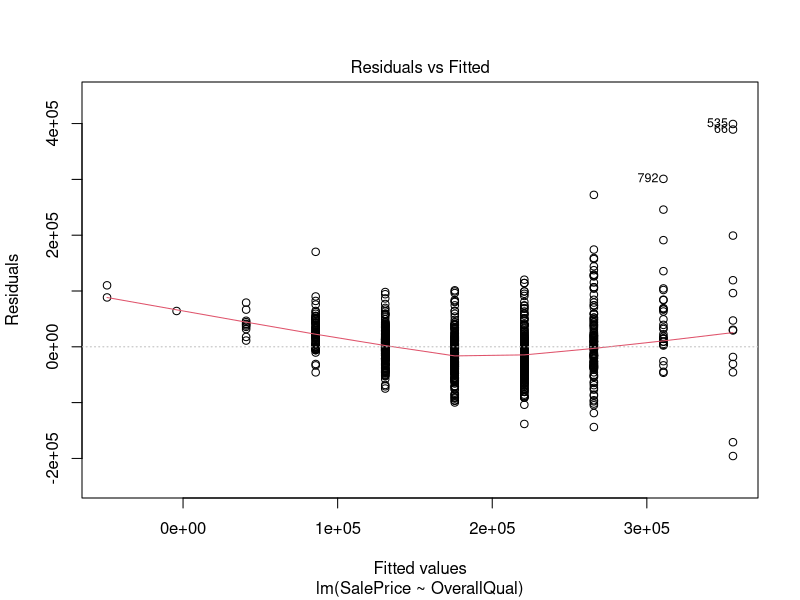
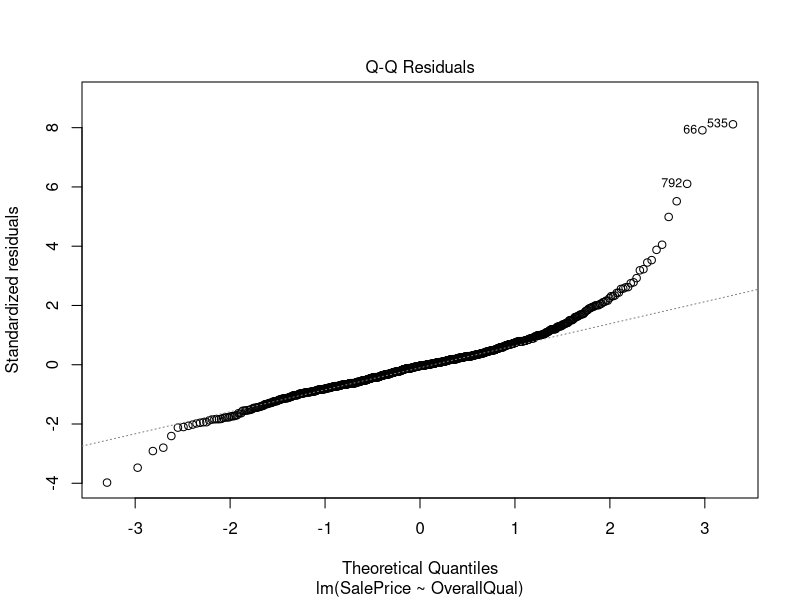
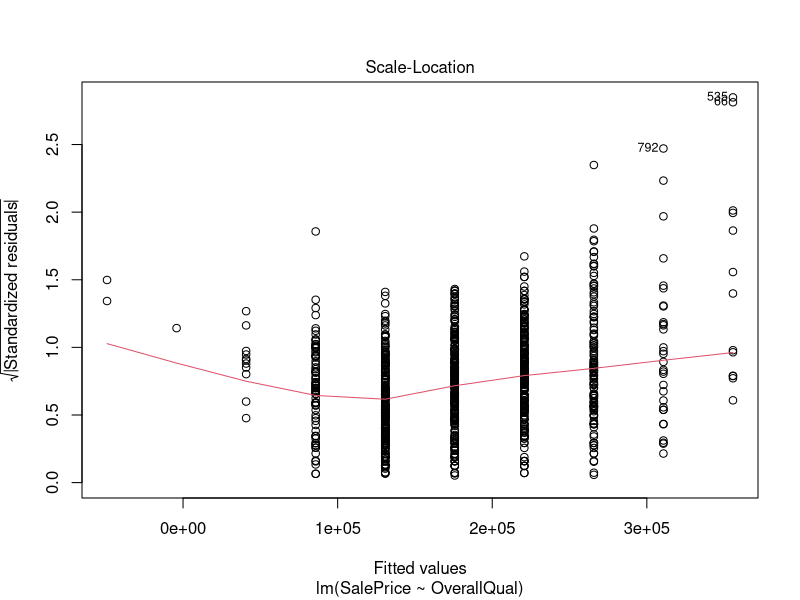
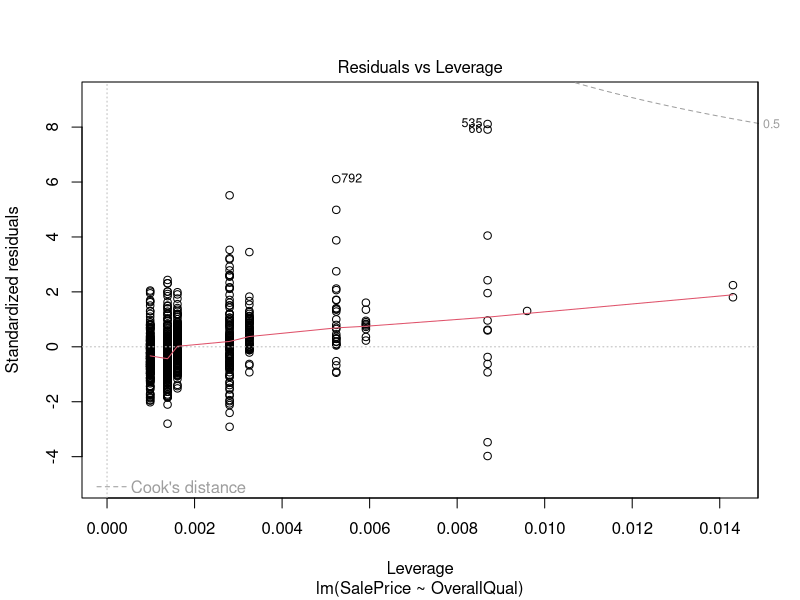
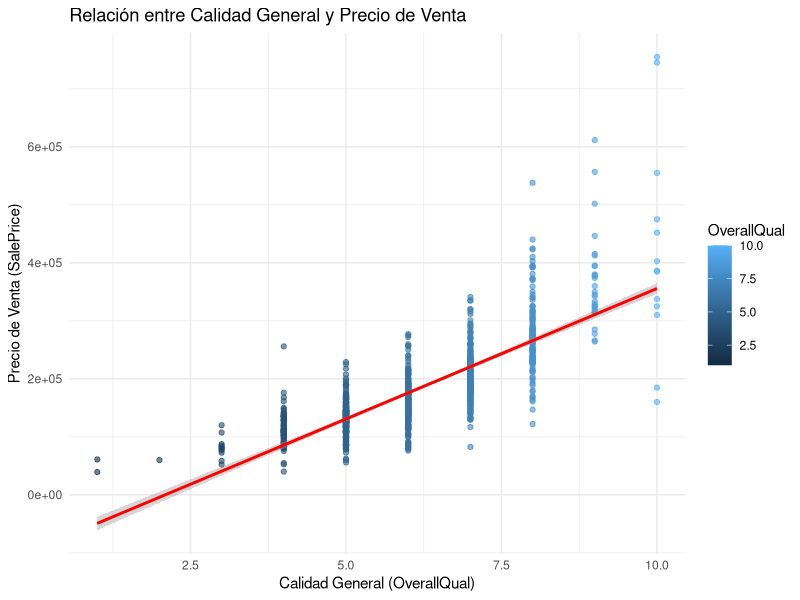
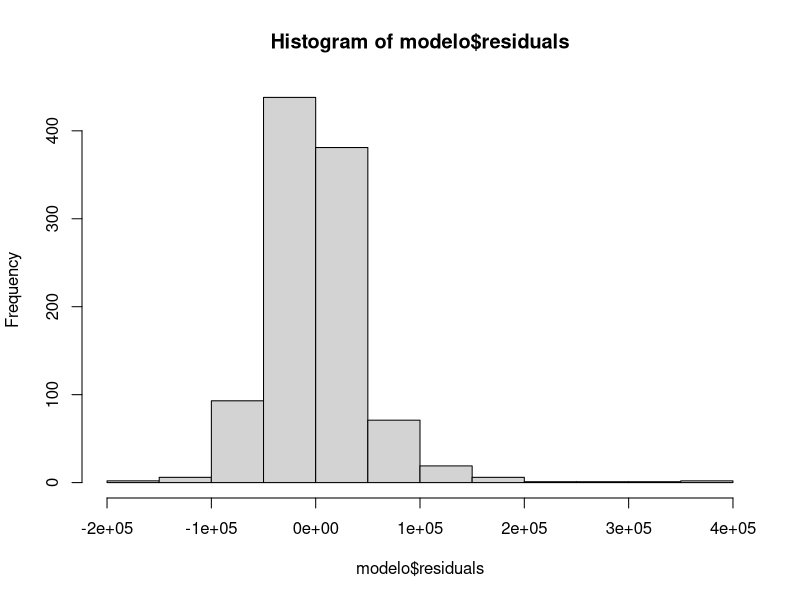

These charts were generated, in order, by the following R code:
## ---- chunk 1
knitr::opts_chunk$set(echo = TRUE)
## ---- chunk 2
library(readr)
library(kableExtra)
library(ggplot2)
library(reshape2)
library(knitr)
library(tidyr)
library(dplyr)
library(nortest)
library(caret)
## ---- chunk 3
data <- read_csv("train_final.csv")
test_data3 <- read.csv("test_final.csv")
## ---- chunk 4
porcentaje_na <- sapply(data, function(x) sum(is.na(x)) / length(x)) * 100

columnas_a_eliminar <- names(porcentaje_na[porcentaje_na > 75])
print(columnas_a_eliminar)

data <- data[, !names(data) %in% columnas_a_eliminar]
## ---- chunk 5
modelo <- lm(SalePrice ~ OverallQual, data = data)

summary(modelo)

plot(modelo)

## ---- chunk 6
ggplot(data, aes(x = OverallQual, y = SalePrice)) +
  geom_point(aes(color = OverallQual), alpha = 0.6) + 
  geom_smooth(method = "lm", se = TRUE, color = "red") +
  labs(title = "Relación entre Calidad General y Precio de Venta",
       x = "Calidad General (OverallQual)",
       y = "Precio de Venta (SalePrice)") +
  theme_minimal()


## ---- chunk 7

predLM<-predict(modelo, newdata = test_data3)

hist(modelo$residuals)
# para ver si la distribucion de lo residuos es normal
lillie.test(modelo$residuals)

# muestra la desviacion de las predicciones
RMSE(predLM,test_data3$SalePrice)

#lo muestra como porcentaje
rmse_relative <- RMSE(predLM, test_data3$SalePrice, na.rm = TRUE) / mean(test_data3$SalePrice, na.rm = TRUE)

print(rmse_relative)
